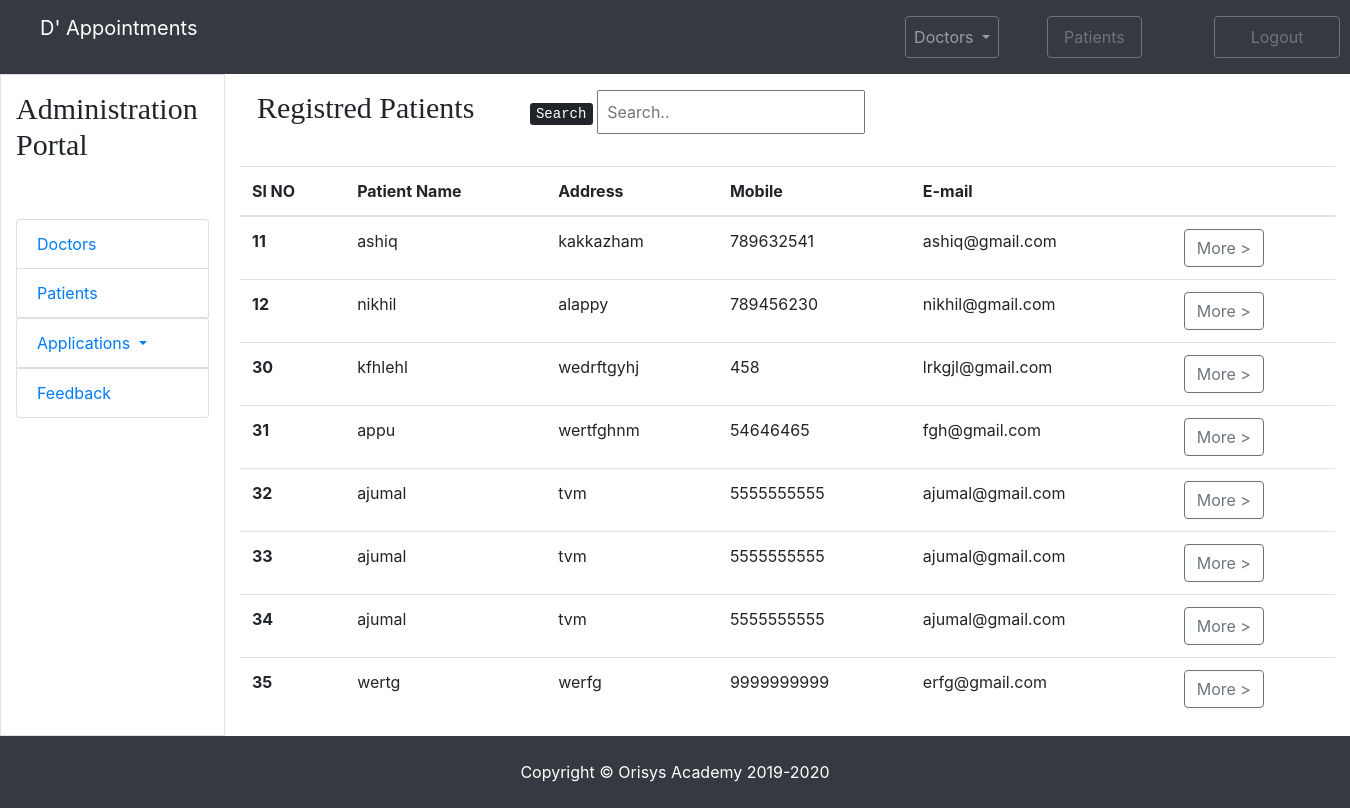
/admin_patient_table.php, run on the app's committed database.
### tables this page shows
CREATE TABLE `patients` (
  `pid` int(11) NOT NULL,
  `pname` varchar(50) NOT NULL,
  `paddress` varchar(100) NOT NULL,
  `pdob` date NOT NULL,
  `pmobile` bigint(20) NOT NULL,
  `pemail` varchar(100) NOT NULL,
  `pgender` varchar(10) NOT NULL,
  `ppassword` varchar(50) NOT NULL
);

### admin_patient_table.php (the view, shortened to what this page needs)
<?php include('header.php');?>
<div class="row">
    <div class="col-md-3 p-3 text-center bor t-center">
        <h2 class="fontcol">Registred Patients</h2>
    </div>
    <div class="col-md-4 p-3 bor text-right ">
        <p class=""><kbd>Search</kbd>
            <input class="p-2" id="myInput" type="text" placeholder="Search.."></p>
    </div>
</div>
<table class="container-fluid table">
    <thead>
        <tr>
            <th>Sl NO</th>
            <th>Patient Name</th>
            <th>Address</th>
            <th>Mobile</th>
            <th>E-mail</th>
            <th></th>
        </tr>
    </thead>
    <tbody>
        <?php
					  require_once  'php_connection.php';
					  $sql = "select * from patients";
					  $result = mysqli_query($conn,$sql);
					  while($row = mysqli_fetch_assoc($result))
					  {
						  ?>
        <tr>
            <th scope="row"><?php echo $row['pid']; ?></th>
            <td><?php echo $row['pname']; ?></td>
            <td><?php echo $row['paddress']; ?></td>
            <td><?php echo $row['pmobile']; ?></td>
            <td><?php echo $row['pemail']; ?></td>
            <td><a href="admin_patient_profile.php?id=<?php echo $row['pid'];?>"
                    class="btn btn-outline-secondary  btn-arrow-right" role="button">More ></a></td>
        </tr>
        <?php
					  }
					  ?>
    </tbody>
</table>
<?php include('footer.php');?>

### css/style.css (style rules this page uses)
.fontcol { font-family: fantasy; font-size: 30px; }

### data on the page
patients: pid "11", pname "ashiq", paddress "kakkazham", pmobile "789632541", pemail "ashiq@gmail.com"
patients: pid "12", pname "nikhil", paddress "alappy", pmobile "789456230", pemail "nikhil@gmail.com"
patients: pid "30", pname "kfhlehl", paddress "wedrftgyhj", pmobile "458", pemail "lrkgjl@gmail.com"
patients: pid "31", pname "appu", paddress "wertfghnm", pmobile "54646465", pemail "fgh@gmail.com"
patients: pid "32", pname "ajumal", paddress "tvm", pmobile "5555555555", pemail "ajumal@gmail.com"
patients: pid "33", pname "ajumal", paddress "tvm", pmobile "5555555555", pemail "ajumal@gmail.com"
patients: pid "34", pname "ajumal", paddress "tvm", pmobile "5555555555", pemail "ajumal@gmail.com"
patients: pid "35", pname "wertg", paddress "werfg", pmobile "9999999999", pemail "erfg@gmail.com"
